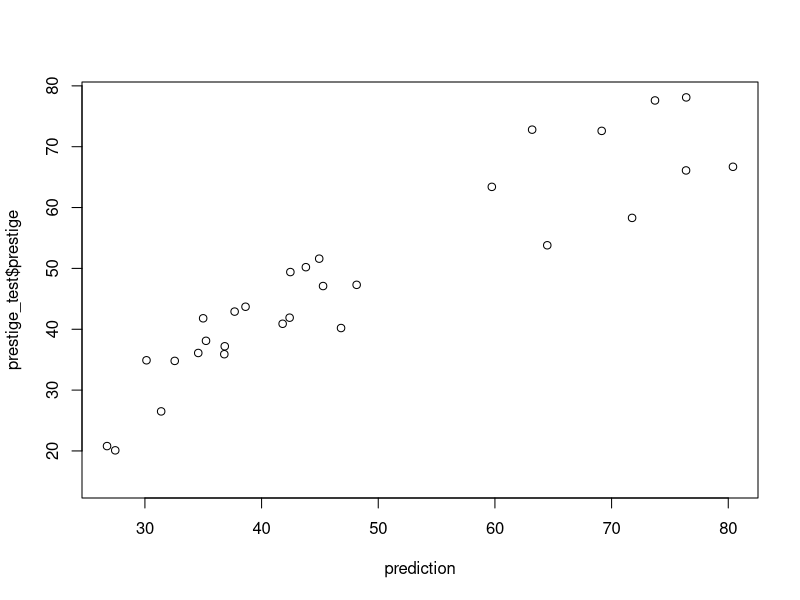
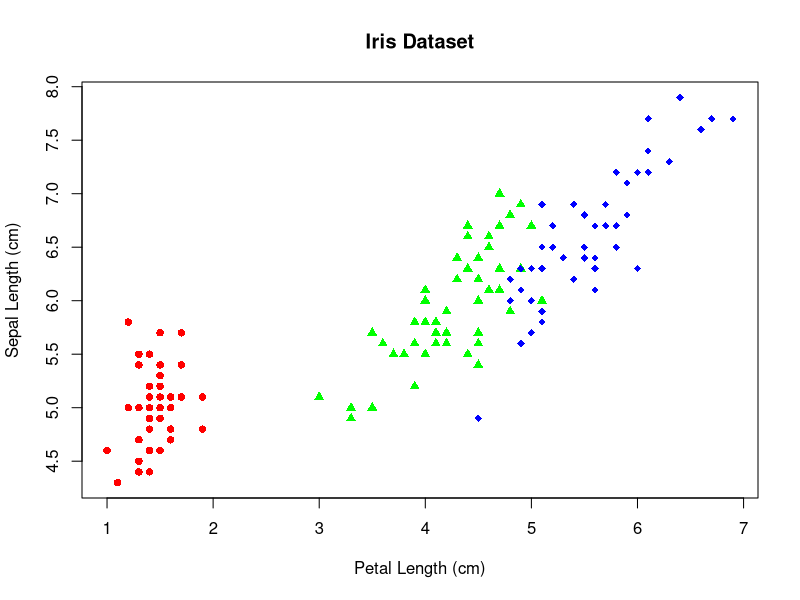
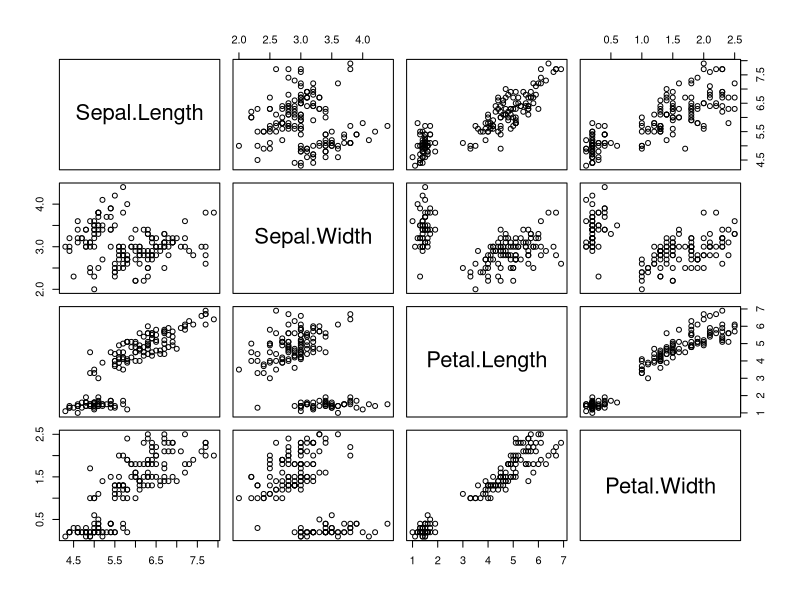
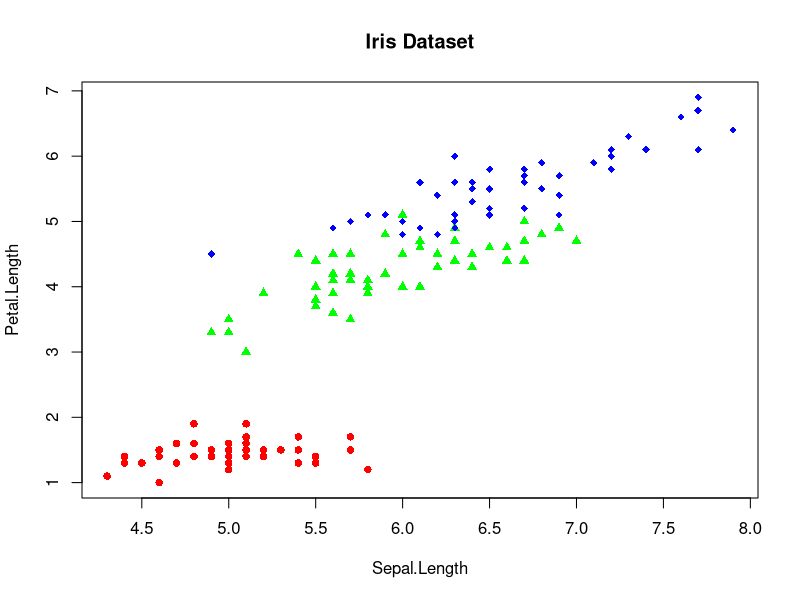

Source code (R) for these figures, in order:
## Predictive learning
## https://dzone.com/refcardz/machine-learning-predictive
# datasets : iris, prestige

data(iris)
# set up training and test data
testidx <- sample(1:nrow(iris), nrow(iris)*0.4)
iristrain <- iris[-testidx,]
iristest <- iris[testidx,]

library(car); data(Prestige)
testidx <- sample(1:nrow(Prestige), nrow(Prestige)*0.3)
prestige_train <- Prestige[-testidx,]
prestige_test <- Prestige[testidx,]

#linear regression
model <- lm(prestige~., data=prestige_train)
# Use the model to predict the output of test data
prediction <- predict(model, newdata=prestige_test)
# Check for the correlation with actual result
cor(prediction, prestige_test$prestige)
plot(prediction, prestige_test$prestige)


#logstic regression
newcol = data.frame(isSetosa=(iristrain$Species == 'setosa'))
traindata <- cbind(iristrain, newcol)
head(traindata)
formula <- isSetosa ~ Sepal.Length + Sepal.Width + Petal.Length + Petal.Width
logisticModel <- glm(formula, data=traindata, family="binomial")
summary(logisticModel)
prob <- predict(logisticModel, newdata=iristest, type='response')
round(prob, 2) 
# prediect result
idx <- which(prob>0.7); idx
iristest$Species[idx] # overfitting

# k-nn 
# step: know your data
summary(iris)

plot(Sepal.Length ~ Petal.Length,
     xlab = "Petal Length (cm)",
     ylab = "Sepal Length (cm)",
     pch = c(16, 17, 18)[as.numeric(Species)],  # different 'pch' types 
     main = "Iris Dataset",
     col = c("red", "green","blue")[as.numeric(Species)],
     data = iris)

pairs(iris[,-5])

inames <- names(iris)
i <- 1; j<- 3
        plot(iris[,i], iris[,j],
     xlab = inames[i],
     ylab = inames[j],
     pch = c(16, 17, 18)[as.numeric(iris$Species)],  # different 'pch' types 
     main = "Iris Dataset",
     col = c("red", "green","blue")[as.numeric(iris$Species)])
        
# prepare data
normalize <- function(x) { return ((x - min(x))/(max(x) - min(x)))}
iris.n <- as.data.frame(lapply(iris[,-5],  normalize))
summary(iris.n)

# seperate train and test
set.seed(1234)
ind <- sample(2, nrow(iris), replace=TRUE, prob=c(0.67, 0.33)) 

iris.training <- iris[ind==1, 1:4] 
iris.test <- iris[ind==2, 1:4] 
iris.trainLabels <- iris[ind==1, 5] 
iris.testLabels <- iris[ind==2, 5] 
library(class)
iris_pred <- knn(train = iris.training, test = iris.test, 
                 cl = iris.trainLabels, k=5,prob=TRUE)
iris_pred
# note there is a difference for k = 3 and 5
table(iris_pred, iris.testLabels)

